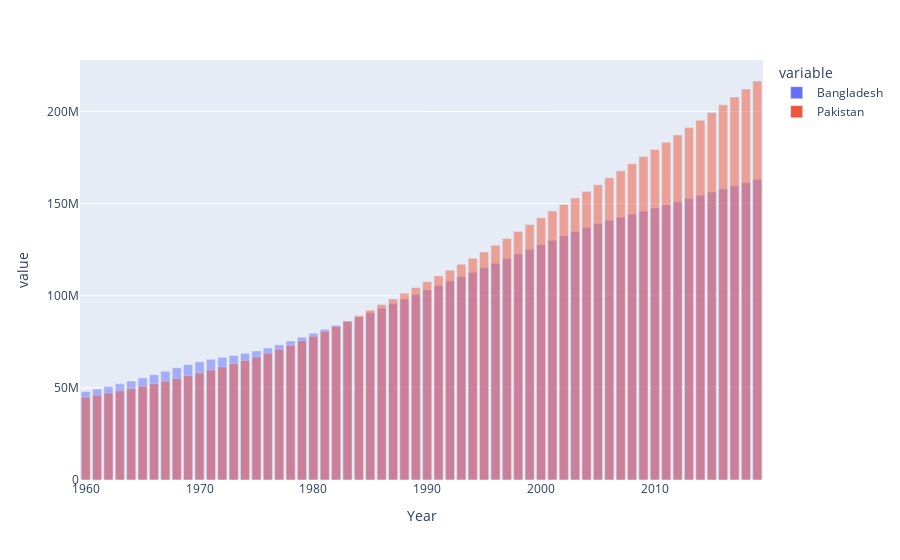

Notebook code for this chart:
### Code cell
# px.bar(df[['Bangladesh','Pakistan']],barmode="group")
# px.bar(df[['Bangladesh','Pakistan']],barmode="relative")
px.bar(df[['Bangladesh','Pakistan']],barmode="overlay")
